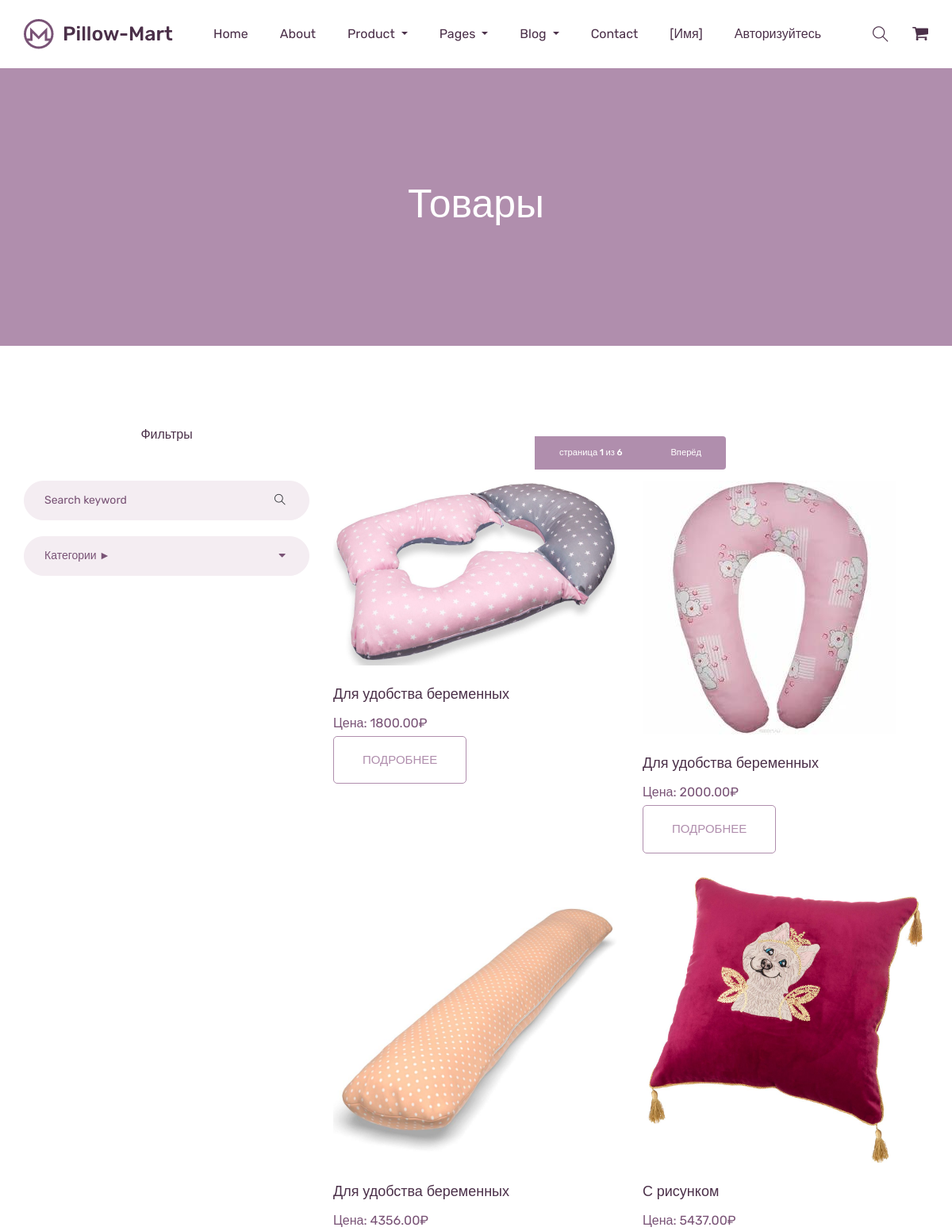
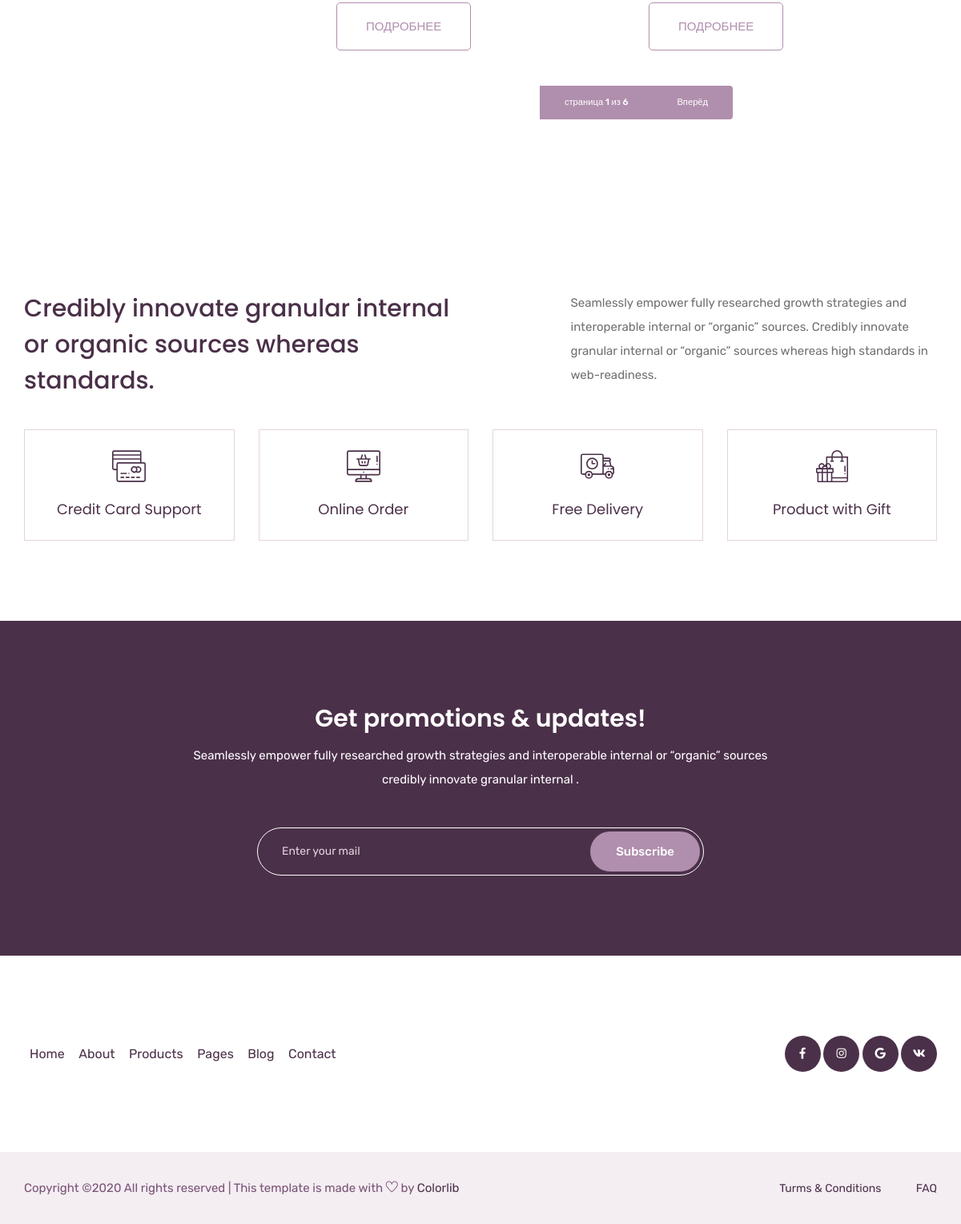
Screenshot of /products/ with the database file from the repository (2 pictures, top to bottom).
### mainapp/models.py (models this page shows, shortened)
class Product(models.Model):
    category = models.ForeignKey(ProductCategory, on_delete=models.CASCADE, verbose_name='Категория товара')
    type = models.ForeignKey(ProductType, on_delete=models.ForeignKey, verbose_name='Материал')
    name = models.CharField(verbose_name='Название товара', max_length=128)
    image = models.ImageField(verbose_name='Расположение фото', upload_to='foto_product',
                              blank=True)  # upload_to папк куда загрузится фото при добавлении товара и указания фото
    short_desc = models.CharField(verbose_name='краткое описание товара', max_length=60, blank=True)
    description = models.TextField(verbose_name='описание товара', blank=True)
    price = models.DecimalField(verbose_name='цена товара', max_digits=8, decimal_places=2, default=0)
    quantity = models.PositiveIntegerField(verbose_name='количество на складе', default=0)
    is_active = models.BooleanField(verbose_name='Активна', default=True)
    class Meta:  # для отображения в админке имя таблицы
        verbose_name = 'Товар'
        verbose_name_plural = 'Товары'

### mainapp/views.py (the view, shortened to what this page needs)
# urls.py: path('', mainapp.products, name='index'),
def products(request, pk_cat=None, page=1):
    title = 'Товары'
    links_menu_type = ProductType.objects.filter(is_active=True)
    links_menu_category = ProductCategory.objects.filter(is_active=True)
    if pk_cat is None:
        products_set = Product.objects.filter(is_active=True, category__is_active=True)
        products_paginator = get_paginator_page(products_set, page)
    variable_date = {
        'title': title,
        'pk_cat': pk_cat,
        'links_menu_category': links_menu_category,
        'links_menu_type': links_menu_type,
        'products_set': products_paginator,  # что бы при первом открывании продуктов, были показаны   все продукты
    }
    return render(request, 'mainapp/product_list.html', variable_date)

### mainapp/templates/mainapp/product_list.html (shortened to what this page needs)
{% extends 'mainapp/base.html' %}
{% load static %}
{% load my_tags %}
{% block product_list %}
    <section class="product_list section_padding">
        <div class="container">
            <div class="row">
                <div class="col-md-4">
                    <h5 class="text-center">Фильтры</h5>
                </div>
                <div class="col-md-8">
                    {% include 'mainapp/includes/inc_paginations.html' %}
                </div>
            </div>
            <div class="row">
                <div class="col-md-4">
                    <div class="product_sidebar">
                        <div class="single_sedebar">
                            <form action="#">
                                <input type="text" name="#" placeholder="Search keyword">
                                <i class="ti-search"></i>
                            </form>
                        </div>
                        <div class="single_sedebar">
                            <div class="select_option">
                                <div class="select_option_list">Категории ► {{ category_of_products_set.name|title }}<i
                                        class="right fas fa-caret-down"></i></div>
                            </div>
                        </div>
                    </div>
                </div>
                <div class="col-md-8">
                    <div class="product_list">
                        <div class="row">
                            {% for item in products_set %}
                                <div class="col-lg-6 col-sm-6">
                                    <div class="single_product_item">
                                        <img src="{{ item.image|foto_product }}" alt="product" class="img-fluid">
                                        <h3>
                                            <a href="{% url 'mainapp:single_product' item.id %}">{{ item.short_desc }}</a>
                                        </h3>
                                        <p>Цена: {{ item.price }}&#8381;</p>
                                        <div class="add_to_cart">
                                            <a href="{% url 'mainapp:single_product' item.id %}"
                                               class="btn_3">подробнее</a>
                                        </div>
                                    </div>
                                </div>
                            {% endfor %}
                        </div>
                    </div>
                    {% include 'mainapp/includes/inc_paginations.html' %}
                </div>
            </div>
        </div>
    </section>
{% endblock product_list %}

### rows the page displays
Product: image|foto_product (picture), short_desc "Для удобства беременных", price "1800.00"
Product: image|foto_product (picture), short_desc "Для удобства беременных", price "2000.00"
Product: image|foto_product (picture), short_desc "Для удобства беременных", price "4356.00"
Product: image|foto_product (picture), short_desc "С рисунком", price "5437.00"

### other values shown
{{ '[имя]' }} "[имя]"
{{ title }} "Товары"
{{ products_set.number }} "1 1"
{{ products_set.paginator.num_pages }} "6 6"
